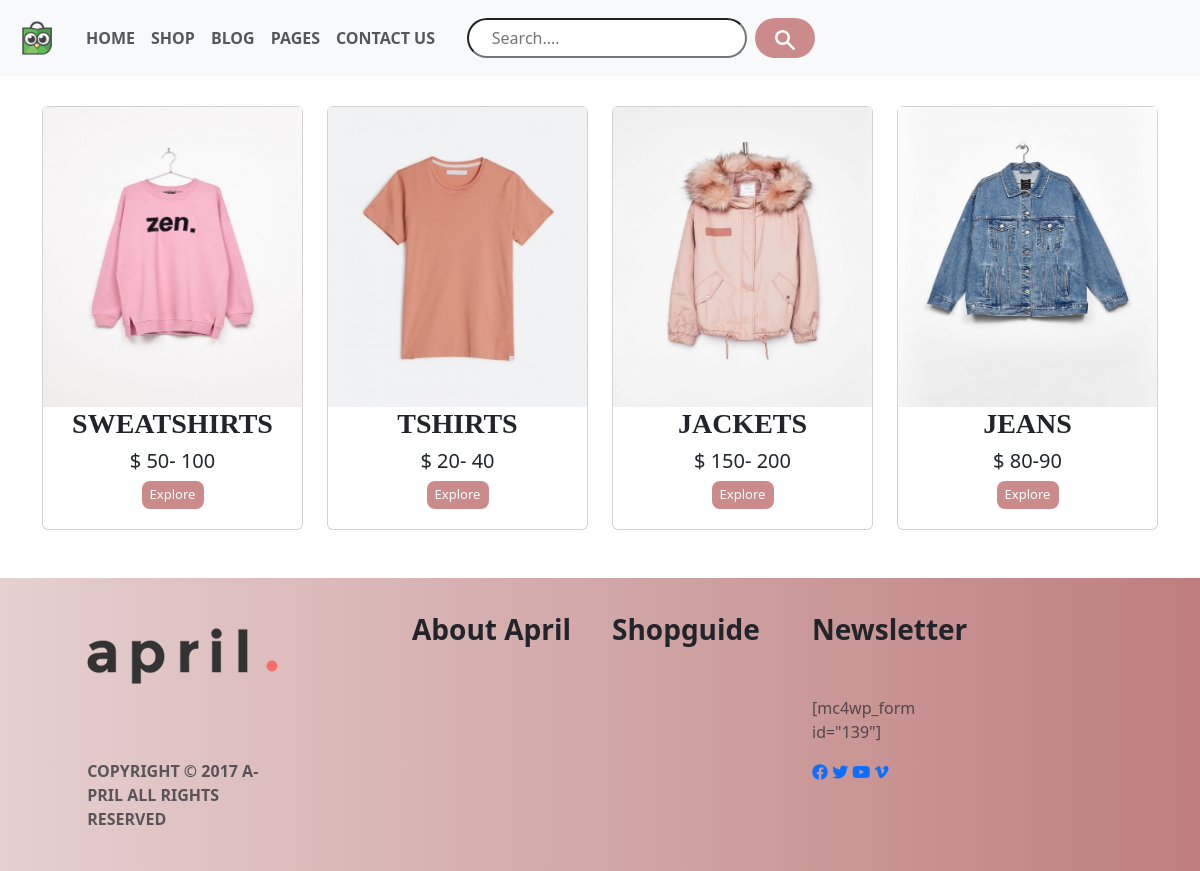
Screenshot of /displayview/ with the database file from the repository.
### app/models.py (models this page shows)
class AppModel(models.Model):
    choose_img=models.ImageField(upload_to="images",blank=True,null=True)
    price=models.TextField()
    category=models.TextField(null=True)

### app/views.py (the view)
# urls.py: path('displayview/',views.displayview,name='display'),
def displayview(request):
    data=AppModel.objects.all()
    print(data)
    return render(request,"displaypg.html",{"data":data})

### app/templates/displaypg.html (shortened to what this page needs)
<!DOCTYPE html>
{% load static %}
<html lang="en">
<head>
    <link href="https://cdn.jsdelivr.net/npm/bootstrap@5.3.3/dist/css/bootstrap.min.css" rel="stylesheet">
    <link rel="stylesheet" href="https://cdnjs.cloudflare.com/ajax/libs/font-awesome/6.0.0-beta3/css/all.min.css">
</head>
<body>
    <nav class="navbar navbar-expand-sm bg-light fixed-top ">
        <div class="container-fluid">
            <a class="navbar-brand" href="#">
                <img src="{% static 'images/shoppy.png' %}" alt="Logo" style="width:50px; height: 50px;" >
              </a>
          <ul class="navbar-nav">
            <li class="nav-item">
              <a class="nav-link" href="{% url 'homee' %}"><b>HOME</b></a>
            </li>
            <li class="nav-item">
              <a class="nav-link" href="{% url 'display' %}"><b>SHOP</b></a>
            </li>
            <li class="nav-item">
              <a class="nav-link" href="#"><b>BLOG</b></a>
            </li>
            <li class="nav-item">
                <a class="nav-link" href="#"><b>PAGES</b></a>
              </li>
            <li class="nav-item">
                <a class="nav-link" href="#"><b>CONTACT&nbsp;US</b></a>
              </li>
          </ul>
        </div>
          <div class="container" >
            <input  class=" me-2" type="text" placeholder="     Search...." style="border-radius: 20px; height: 40px; width: 280px;" >
            <button class="btn " type="button" style="margin-right: 400px; height: 40px; border-radius: 20px; width: 60px; background-color: rgb(204, 139, 139); "> <img src="{% static 'images/searchicon.png' %}" alt="no" style="width:20px; height: 20px;" > </button>
          </div>
      </nav>
<br><br>
    <div class="container mt-5" style="margin-top: 10px;">
        <div class="row">
            {% for i in data %}
            <div class="col-3" style="margin-top: 10px;">
              <div class="card">
            {% if i.choose_img %}
            <img src="{{i.choose_img.url}}" alt="no" width="100%" height="300px">
            {% else %}
               No Img
               {%endif%}
               <div>
                <center><h3 style="font-family: font-awesome;"><b>{{i.category}}</b></h3></center>
            <center><h5>$ {{i.price}}</h5></center>
            <center><button style="height: 28px;font-size: small;border-radius: 8px;border: none; background-color: rgb(204,139,139);width: 62px;margin-bottom: 20px;"><a style="text-decoration: none; color:white;" href="{% url 'subcat' i.category %}">Explore</a></button></center>
          </div>
          </div>
            </div>
            {%endfor%}
        </div>
    </div>
<div class="container-fluid  mt-5" style="background-image: linear-gradient(to right,rgb(230, 208, 208) , rgb(190, 126, 126));">
    <div class="row">
      <div class="col-4">
      <img src="{% static 'images/aprillogo.png' %}" alt="no" style="margin-left: 20%; margin-top: 50px;">
      <br>
      <p style="margin-left: 20%; margin-top: 20%; opacity: 0.7;"><b>COPYRIGHT © 2017 A- <br >PRIL ALL RIGHTS <br> RESERVED</b></p> <br>
      </div>
      <div class="col-2">
         <h3 style="margin-top: 20%;"><b>About April</b></h3>
      </div>
      <div class="col-2">
        <h3 style="margin-top: 20%;"><b>Shopguide</b></h3>
     </div>
     <div class="col-2">
      <h3 style="margin-top: 20%;"><b>Newsletter</b></h3>
      <br>
      <p style="margin-top: 10%; opacity: 0.7;">[mc4wp_form id="139"]</p>
      <a href="#" ><i class="fa-brands fa-facebook"></i></a>
      <a href="#"><i class="fa-brands fa-twitter"></i></a>
      <a href="#"><i class="fa-brands fa-youtube"></i></a>
      <a href="#"><i class="fa-brands fa-vimeo-v"></i></a>
   </div>
    </div>
  </div>
</body>
</html>

### app/templates/displaypg.html (style rules this page uses)
.card { transition: transform 0.5s; }

### rows the page displays
AppModel: choose_img (picture), category "SWEATSHIRTS", price "50- 100"
AppModel: choose_img (picture), category "TSHIRTS", price "20- 40"
AppModel: choose_img (picture), category "JACKETS", price "150- 200"
AppModel: choose_img (picture), category "JEANS", price "80-90"
